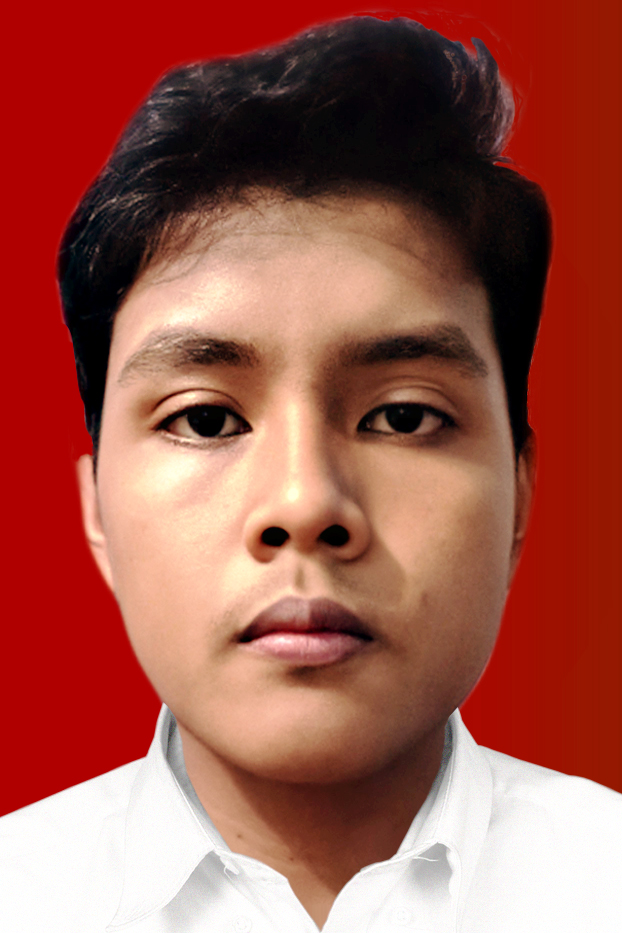
#> input picture pas foto (1).jpg, 622 x 933 px
$ python 'Tugas Image Processing.py'
#> lines starting #> are read from the running program, lines starting #| are printed output that depends on the picture
import matplotlib.pyplot as plt
import numpy as np
from PIL import Image, ImageOps

image = plt.imread("pas foto (1).jpg")
#> image is the input picture: shape (933, 622, 3); mean R, G, B 158.6, 87.8, 75.8

plt.imshow(image)                           # Image asli
plt.show()

plt.hist(image.ravel())                     # Histogram asli
plt.show()
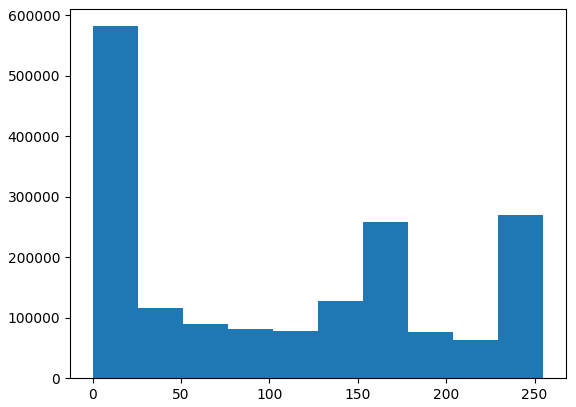
#> figure drawn by matplotlib, 1 panel; tallest bar 581980 high, from x = 0 to 25.5

img_pil = Image.fromarray(np.uint8(image))
img_pil = ImageOps.equalize(img_pil)
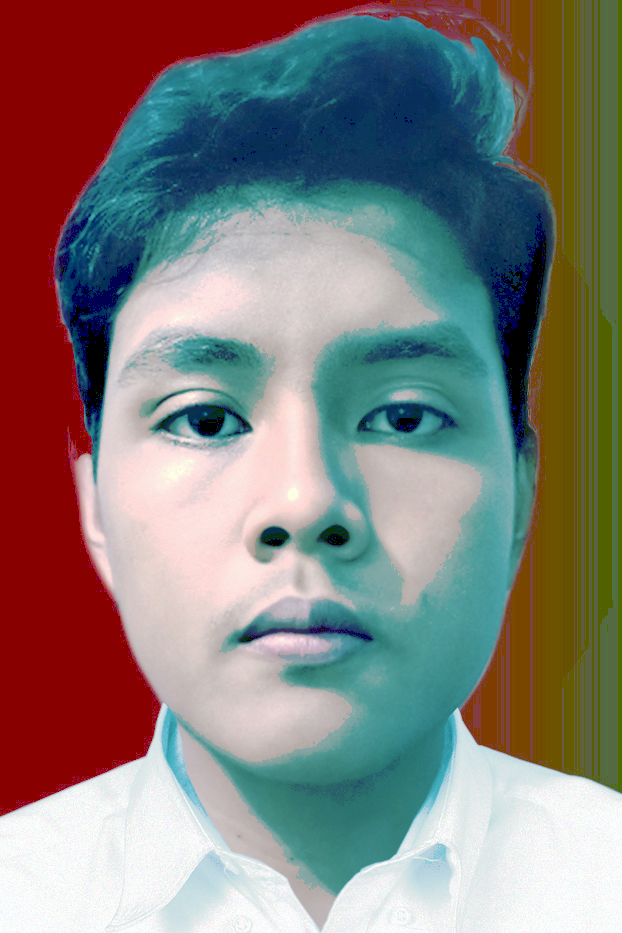
#> img_pil: PIL image 622x933 RGB; mean R, G, B 130.7, 125.7, 121.2
imgNp =np.asarray(img_pil)

plt.imshow(imgNp)                           # Image setelah equalize
plt.show()

plt.hist(imgNp.ravel())                     # Histogram setelah equalize
plt.show()
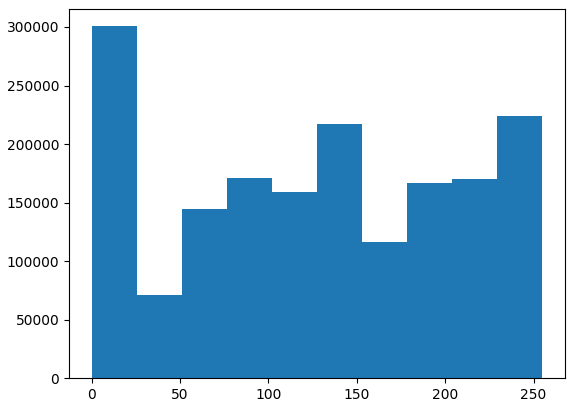
#> figure drawn by matplotlib, 1 panel; tallest bar 300655 high, from x = 0 to 25.5
